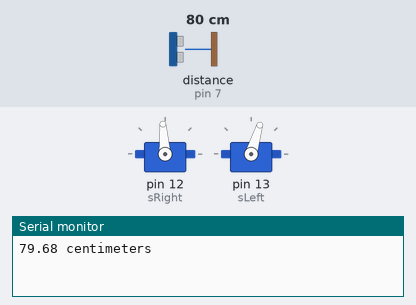
The sketch below on a simulated Arduino Uno, built with avr-gcc and run on an emulated ATmega328P. Shown: 2 × servo, the last lines printed to the serial monitor. Wiring (inferred from the names in the program): ultrasonic range finder: trigger pin 6; echo pin 7. The inputs (shaded band) are chosen by the test bench; at power-on: distance to the obstacle (sensor on pin 7) 80 cm. The echo pulse lasts 58.3 µs per cm; random numbers use the default seed unless the sketch sets one.

Above: at 3.7 s.
3.8 s: distance to the obstacle (sensor on pin 7) set to 299 cm
At 4.9 s:
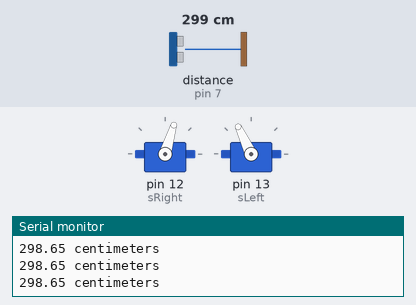
6.8 s: distance to the obstacle (sensor on pin 7) set to 40 cm
8.3 s: distance to the obstacle (sensor on pin 7) set to 33 cm
At 8.8 s:
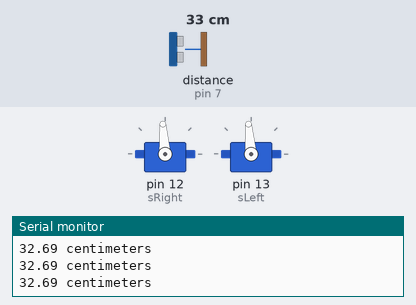
11.3 s: distance to the obstacle (sensor on pin 7) set to 120 cm
At 12.2 s:
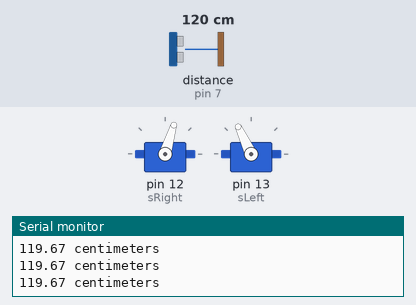
12.9 s: distance to the obstacle (sensor on pin 7) set to 2 cm
At 14.3 s:
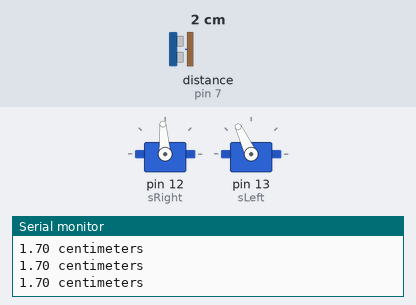
15.9 s: distance to the obstacle (sensor on pin 7) set to 250 cm
At 18.3 s:
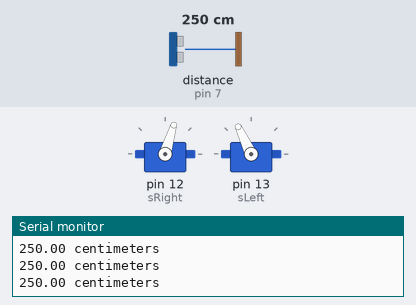
Timing chart, 0 to 18.5 s (numbered marks = the images above; inputs shaded):
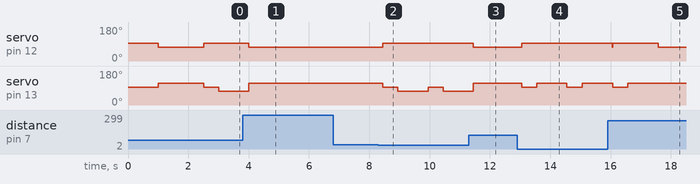

The sketch:

Vultrasound.ino
```cpp
#include <Servo.h>
#include "../lib/QueueArray.h"

int trigPin=6; //Sensor Trig pin connected to Arduino pin 6
int echoPin=7;  //Sensor Echo pin connected to Arduino pin 7
float pingTime;  //time for ping to travel from sensor to target and return
float targetDistance; //Distance to Target in centimeters
float aveDist;
float speedOfSound=34300;  //Speed of sound in centimeters per second at sea level

Servo sRight;		//declare right servo
Servo sLeft;		//declare left servo
QueueArray<float> queue;

int sRight_stop = 1515; 	//current calibration for Right servo to stop
int sLeft_stop = 1525;		//current calibration for Left servo to stop
int sRight_fullForward = 1300;	//full forward speed for Right servo
int sLeft_fullForward = 1725;	//full forward speed for Left servo

void setup()
{
	sRight.attach(12);
	sLeft.attach(13);

	sLeft.writeMicroseconds(sLeft_stop);
	sRight.writeMicroseconds(sRight_stop);
	delay(1000);

	sLeft.writeMicroseconds(sLeft_fullForward);
	sRight.writeMicroseconds(sRight_fullForward);
	delay(1500);
	Serial.begin(9600);
	pinMode(trigPin, OUTPUT);
  	pinMode(echoPin, INPUT);
}

void loop()
{
  	digitalWrite(trigPin, LOW); //Set trigger pin low
  	delayMicroseconds(200); //Let signal settle
	digitalWrite(trigPin, HIGH); //Set trigPin higg
	delayMicroseconds(15); //Delay in high state
  	digitalWrite(trigPin, LOW); //ping has now been sent
  	delayMicroseconds(10); //Delay in low state


	sRight.writeMicroseconds(sRight_fullForward);
  	sLeft.writeMicroseconds(sLeft_fullForward);

	targetDistance = distCalc(pulseIn(echoPin,HIGH));
	aveDist += targetDistance;

	if(queue.count() < 10)
		queue.enqueue(targetDistance);
	else
	{
		queue.enqueue(targetDistance);
		aveDist -= queue.dequeue();
	}
	if(aveDist / 10 <= 35){
  		sRight.writeMicroseconds(sRight_stop);
		sLeft.writeMicroseconds(sLeft_stop);
		delay(500);

		testSide(25);
  	}else{
		sRight.writeMicroseconds(sRight_fullForward);
		sLeft.writeMicroseconds(sLeft_fullForward);
	}
}


void testSide(float dist1) {
	float dist2;
	if(random(2) == 1){
		sRight.writeMicroseconds(sRight_fullForward);
		sLeft.writeMicroseconds(sRight_fullForward);
	}else{
		sRight.writeMicroseconds(sLeft_fullForward);
		sLeft.writeMicroseconds(sLeft_fullForward);
	}

	sRight.writeMicroseconds(sRight_stop);
	//delay(500);
	dist2 = distCalc(pulseIn(echoPin, HIGH));
	if(dist2 <= dist1){
		sRight.writeMicroseconds(sLeft_fullForward);
		sLeft.writeMicroseconds(sLeft_fullForward);
	}else{
		sRight.writeMicroseconds(sRight_fullForward);
		sLeft.writeMicroseconds(sRight_fullForward);
	}

	sRight.writeMicroseconds(sRight_fullForward);
	sLeft.writeMicroseconds(sLeft_fullForward);


}


float distCalc (float pingTime){	//calculate target distance based on ping time
	float dist = pingTime * speedOfSound / 2000000;
	Serial.print(dist);
	Serial.write(" centimeters");
	Serial.println();

	return dist;
}
```

Measured:
- the behaviour switches between 36 and 35 cm on distance to the obstacle (sensor on pin 7) (found by bisection; images 1 and 2)
- after the input at 3.8 s, servo on pin 12 (sRight): 94° → 73° after 0.21 s
- after the input at 8.3 s, servo on pin 12 (sRight): 73° → 94° after 0.15 s; servo on pin 13 (sLeft): alternates 95° for 0.50 s and 73° for 1.0 s, starting after 0.15 s
- after the input at 11.3 s, servo on pin 12 (sRight): 94° → 73° after 0.15 s
- after the input at 12.9 s, servo on pin 12 (sRight): 73° → 94° after 0.15 s; servo on pin 13 (sLeft): alternates 115° for 1.0 s and 95° for 0.50 s, starting after 0.15 s
- after the input at 15.9 s, servo on pin 12 (sRight): 94° → 73° after 1.7 s
